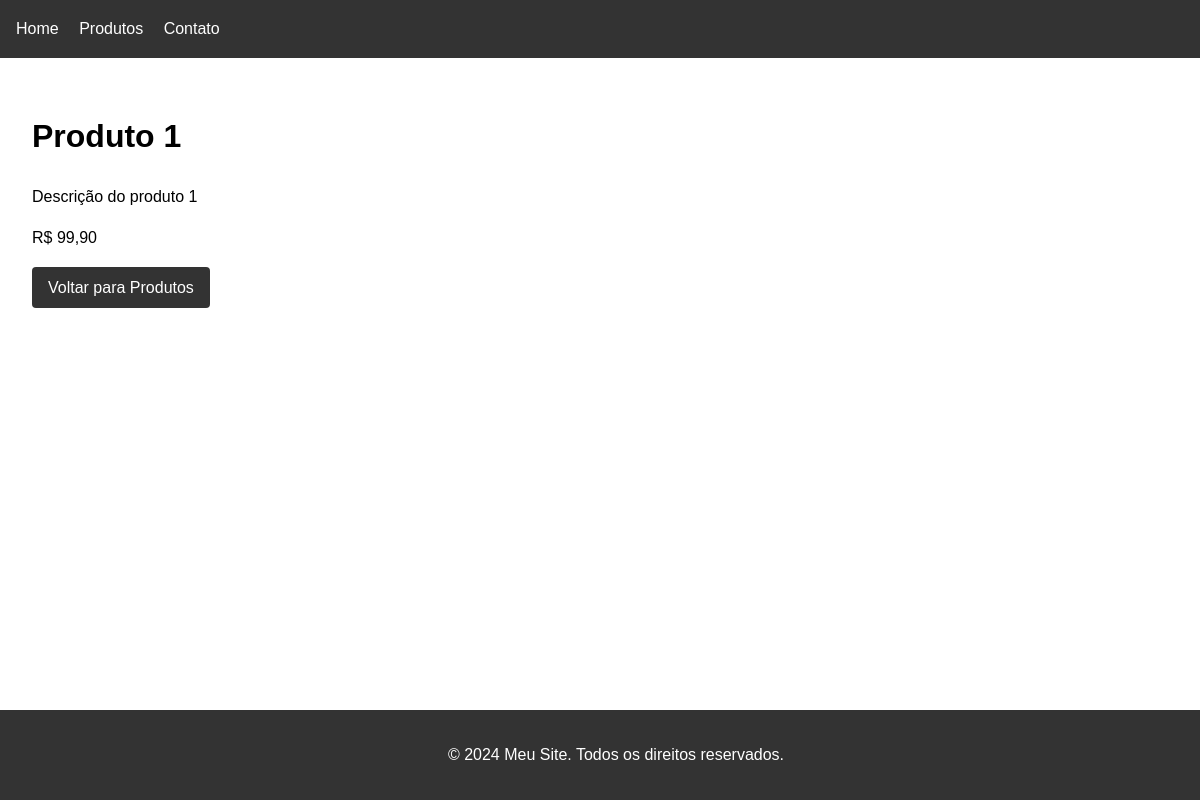
/index.php/produtos/1, run on the app's committed database.
### tables this page shows
CREATE TABLE products (
    id INTEGER PRIMARY KEY AUTOINCREMENT,
    name TEXT NOT NULL,
    description TEXT,
    price DECIMAL(10,2) NOT NULL
);

### Core/Controller.php (called while the page is built, shortened)
<?php
abstract class Controller {
    protected View $view;
    public function __construct(array $params) {
        $this->view = new View();
    }
    protected function render(string $view, array $data = []): void {
        $this->view->render($view, $data);
    }
}

### public/index.php (called while the page is built, shortened)
<?php
$router = new Core\Router();
$router->add('', ['controller' => 'Home', 'action' => 'index']);
$router->add('/', ['controller' => 'Home', 'action' => 'index']);
$router->add('produtos', ['controller' => 'Products', 'action' => 'index']);
$router->add('produtos/(\d+)', ['controller' => 'Products', 'action' => 'view']);
$router->add('contato', ['controller' => 'Contact', 'action' => 'index']);
$url = $_SERVER['REQUEST_URI'];
$url = parse_url($url, PHP_URL_PATH);
$url = str_replace('/index.php', '', $url);
$url = trim($url, '/');
try {
    $router->dispatch($url);
} catch (\Exception $e) {
    error_log($e->getMessage());
    http_response_code(404);
    include dirname(__DIR__) . '/App/Views/404.php';
}

### App/Views/products/view.php (the view)
<div class="product-details">
    <?php if ($product): ?>
        <h1><?= htmlspecialchars($product['name']) ?></h1>
        <div class="product-info">
            <p class="description"><?= htmlspecialchars($product['description']) ?></p>
            <p class="price">R$ <?= number_format($product['price'], 2, ',', '.') ?></p>
        </div>
        <a href="/index.php/produtos" class="btn">Voltar para Produtos</a>
    <?php else: ?>
        <p>Produto não encontrado.</p>
        <a href="/index.php/produtos" class="btn">Voltar para Produtos</a>
    <?php endif; ?>
</div>

### App/Views/layouts/main.php (style rules this page uses)
body { font-family: Arial, sans-serif; margin: 0; padding: 0; line-height: 1.6; }
.btn { display: inline-block; padding: 0.5rem 1rem; background: #333; color: white; text-decoration: none; border-radius: 4px; }

### data on the page
products: name "Produto 1", description "Descrição do produto 1", price "99,90"
